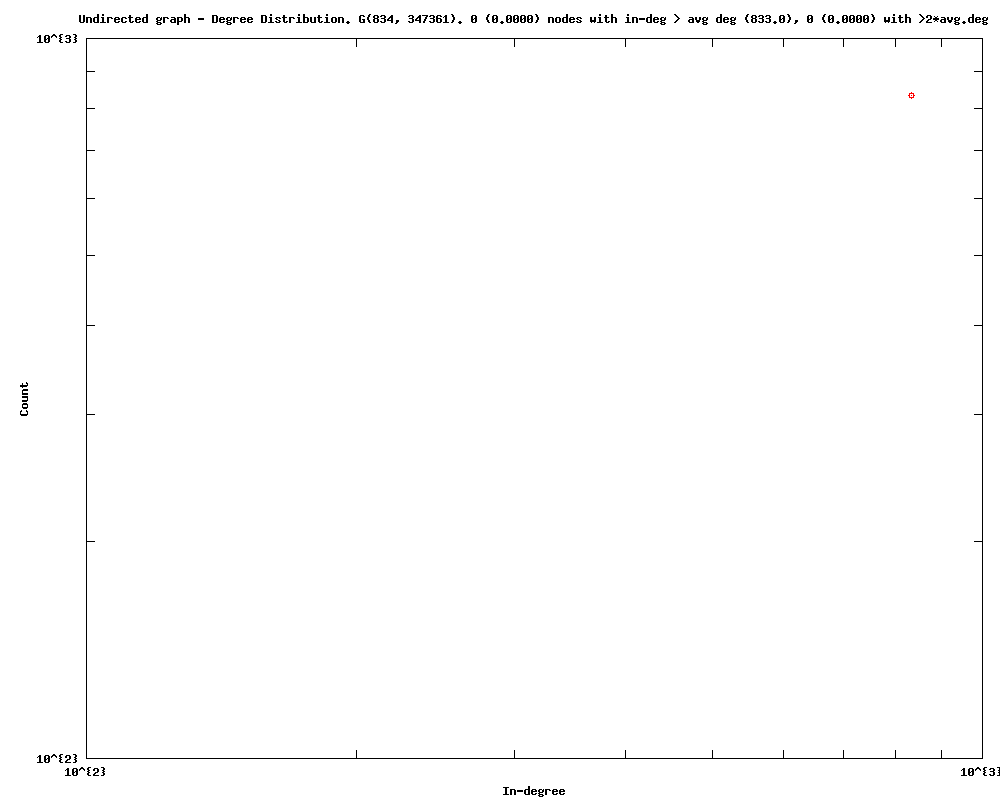

Reproduce this figure in gnuplot.
#
# Undirected graph - Degree Distribution. G(834, 347361). 0 (0.0000) nodes with in-deg > avg deg (833.0), 0 (0.0000) with >2*avg.deg (Fri Sep 23 20:01:35 2016)
#

set title "Undirected graph - Degree Distribution. G(834, 347361). 0 (0.0000) nodes with in-deg > avg deg (833.0), 0 (0.0000) with >2*avg.deg"
set key bottom right
set logscale xy 10
set format x "10^{%L}"
set mxtics 10
set format y "10^{%L}"
set mytics 10
set grid
set xlabel "In-degree"
set ylabel "Count"
set tics scale 2
set terminal png size 1000,800
set output 'inDeg.degree_plot_random5000by6.txt.png'
plot 	"inDeg.degree_plot_random5000by6.txt.tab" using 1:2 title "" with linespoints pt 6
